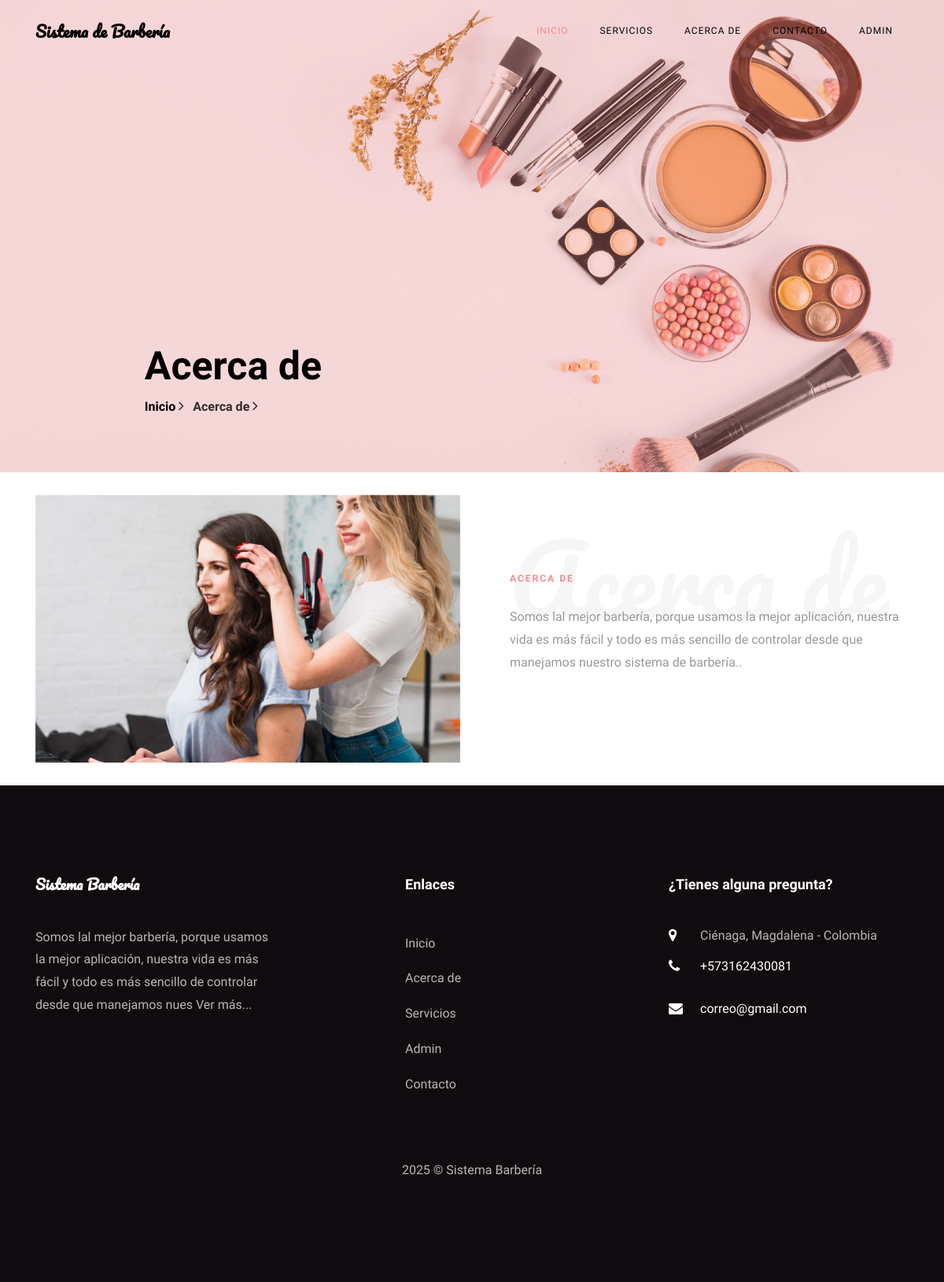
Page /about.php on the committed database.
### tables this page shows
CREATE TABLE `tblpage` (
  `ID` int(10) NOT NULL,
  `PageType` varchar(200) DEFAULT NULL,
  `PageTitle` mediumtext DEFAULT NULL,
  `PageDescription` mediumtext DEFAULT NULL,
  `Email` varchar(200) DEFAULT NULL,
  `MobileNumber` bigint(10) DEFAULT NULL,
  `UpdationDate` date DEFAULT NULL,
  `Timing` varchar(200) NOT NULL
);

### about.php (the view, shortened to what this page needs)
<?php
include('includes/dbconnection.php');
?>
<!DOCTYPE html>
<html lang="en">
  <head>
    <link rel="stylesheet" href="css/open-iconic-bootstrap.min.css">
    <link rel="stylesheet" href="css/animate.css">
    <link rel="stylesheet" href="css/owl.carousel.min.css">
    <link rel="stylesheet" href="css/owl.theme.default.min.css">
    <link rel="stylesheet" href="css/magnific-popup.css">
    <link rel="stylesheet" href="css/aos.css">
    <link rel="stylesheet" href="css/ionicons.min.css">
    <link rel="stylesheet" href="css/bootstrap-datepicker.css">
    <link rel="stylesheet" href="css/jquery.timepicker.css">
    <link rel="stylesheet" href="css/flaticon.css">
    <link rel="stylesheet" href="css/icomoon.css">
    <link rel="stylesheet" href="css/style.css">
  </head>
  <body>
	  <?php include_once('includes/header.php');?>
    <section class="hero-wrap hero-wrap-2" style="background-image: url('images/bg-2.jpg');" data-stellar-background-ratio="0.5">
      <div class="overlay"></div>
      <div class="container">
        <div class="row no-gutters slider-text js-fullheight align-items-end justify-content-center">
          <div class="col-md-9 ftco-animate pb-5">
            <h2 class="mb-0 bread">Acerca de</h2>
            <p class="breadcrumbs"><span class="mr-2"><a href="index.php">Inicio <i class="ion-ios-arrow-forward"></i></a></span> <span>Acerca de <i class="ion-ios-arrow-forward"></i></span></p>
          </div>
        </div>
      </div>
    </section>
    <br>
    <section class="ftco-section ftco-no-pb ftco-no-pt">
			<div class="container">
				<div class="row">
					<div class="col-md-6 d-flex">
						<div class="p-md-5 img img-2 d-flex justify-content-center align-items-center" style="background-image: url(images/about.jpg);">
						</div>
					</div>
					<div class="col-md-6 py-md-5 pb-5 wrap-about pb-md-5 ftco-animate">
						<?php
$ret=mysqli_query($con,"select * from tblpage where PageType='aboutus' ");
while ($row=mysqli_fetch_array($ret)) {
?>
	          <div class="heading-section mb-4 mt-md-5">
	          	<h1 class="big">Acerca de</h1>
	          	<span class="subheading"><?php  echo $row['PageTitle'];?></span>
	          </div>
	          <div class="pb-md-5">
							<p><?php  echo $row['PageDescription'];?>.</p>
						</div>
						<?php } ?>
					</div>
				</div>
			</div>
		</section>
		<br>
   <?php include_once('includes/footer.php');?>
  </body>
</html>

### includes/footer.php (shortened to what this page needs)
 <?php
include('includes/dbconnection.php');
?>
 <footer class="ftco-footer ftco-section">
      <div class="container">
        <div class="row mb-5">
          <div class="col-md">
            <div class="ftco-footer-widget mb-4">
              <h2 class="ftco-heading-2 logo">Sistema Barbería</h2>
              <?php
$ret=mysqli_query($con,"select * from tblpage where PageType='aboutus' ");
while ($row=mysqli_fetch_array($ret)) {
?>
              <p><?php  echo substr($row['PageDescription'],0,200);?> <a href="about.php">Ver más...</a></p><?php } ?>
            </div>
          </div>
          <div class="col-md" style="padding-left: 150px">
             <div class="ftco-footer-widget mb-4">
              <h2 class="ftco-heading-2">Enlaces</h2>
              <ul class="list-unstyled">
                <li><a href="index.php" class="py-2 d-block">Inicio</a></li>
                <li><a href="about.php" class="py-2 d-block">Acerca de</a></li>
                <li><a href="services.php" class="py-2 d-block">Servicios</a></li>
                <li><a href="admin/index.php" class="py-2 d-block">Admin</a></li>
                <li><a href="contact.php" class="py-2 d-block">Contacto</a></li>
              </ul>
            </div>
          </div>
          <div class="col-md">
            <div class="ftco-footer-widget mb-4">
            	<h2 class="ftco-heading-2">¿Tienes alguna pregunta?</h2>
            	<div class="block-23 mb-3">
                <?php
$ret=mysqli_query($con,"select * from tblpage where PageType='contactus' ");
while ($row=mysqli_fetch_array($ret)) {
?>
	              <ul>
	                <li><span class="icon icon-map-marker"></span><span class="text"><?php  echo $row['PageDescription'];?></span></li>
	                <li><a href="#"><span class="icon icon-phone"></span><span class="text">+<?php  echo $row['MobileNumber'];?></span></a></li>
	                <li><a href="#"><span class="icon icon-envelope"></span><span class="text"><?php  echo $row['Email'];?></span></a></li>
	              </ul>
	            </div>
               <?php } ?>
            </div>
          </div>
        </div>
        <div class="row">
          <div class="col-md-12 text-center">
            <p>
  2025 &copy; Sistema Barbería </p>
          </div>
        </div>
      </div>
    </footer>

### css/icomoon.css (style rules this page uses)
[class^="icon-"], [class*=" icon-"] { font-family: 'icomoon' !important; speak: none; font-style: normal; font-weight: normal; font-variant: normal; text-transform: none; line-height: 1; -webkit-font-smoothing: antialiased; -moz-osx-font-smoothing: grayscale; }
.icon-map-marker:before { content: "\f041"; }
.icon-phone:before { content: "\f095"; }
.icon-envelope:before { content: "\f0e0"; }

### rows in the picture
tblpage: PageTitle "ACERCA DE", PageDescription "Somos lal mejor barbería, porque usamos la mejor aplicación, nuestra vida es más fácil y todo es más sencillo de controlar desde que manejamos nuestro sistema de barbería.", PageDescription "Somos lal mejor barbería, porque usamos la mejor aplicación, nuestra vida es más fácil y todo es más sencillo de controlar desde que manejamos nues"
tblpage: PageDescription "Ciénaga, Magdalena - Colombia", MobileNumber "573162430081", Email "correo@gmail.com"
